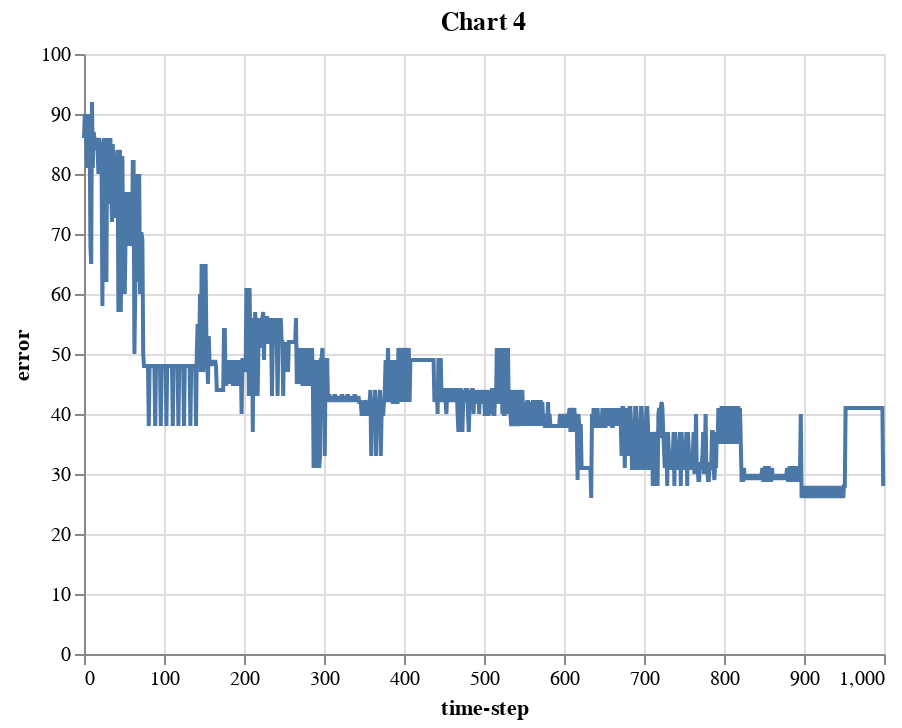

Notebook code cell kept with this figure:
### Markdown cell above
Although we trained for 1000 time steps and with a smaller learning rate, the accuracy went up only by 0.5% . This is a reflection of the fact that there is no way to classify all instances correctly, and that finding a good decision boundary is harder. This is also reflected in the error curve in **Chart 4**.

### Code cell
error_df = pd.DataFrame({'error':errors, 'time-step': np.arange(0, len(errors))})
alt.Chart(error_df).mark_line().encode(
    x="time-step", y="error"
).properties(
    title='Chart 4'
)

### Figure 1 — Vega-Lite specification as saved in the notebook (floating-point values rounded to 4 significant figures; data arrays with more than 128 entries replaced by an {"elided": "..."} marker saying what was removed)
{"config": {"view": {"continuousWidth": 400, "continuousHeight": 300}}, "data": {"name": "data-3d8c66f7ed1a72b4e6e7b20feaf0bdff"}, "mark": "line", "encoding": {"x": {"type": "quantitative", "field": "time-step"}, "y": {"type": "quantitative", "field": "error"}}, "title": "Chart 4", "$schema": "https://vega.github.io/schema/vega-lite/v4.0.2.json", "datasets": {"data-3d8c66f7ed1a72b4e6e7b20feaf0bdff": {"elided": "1000 records"}}}
